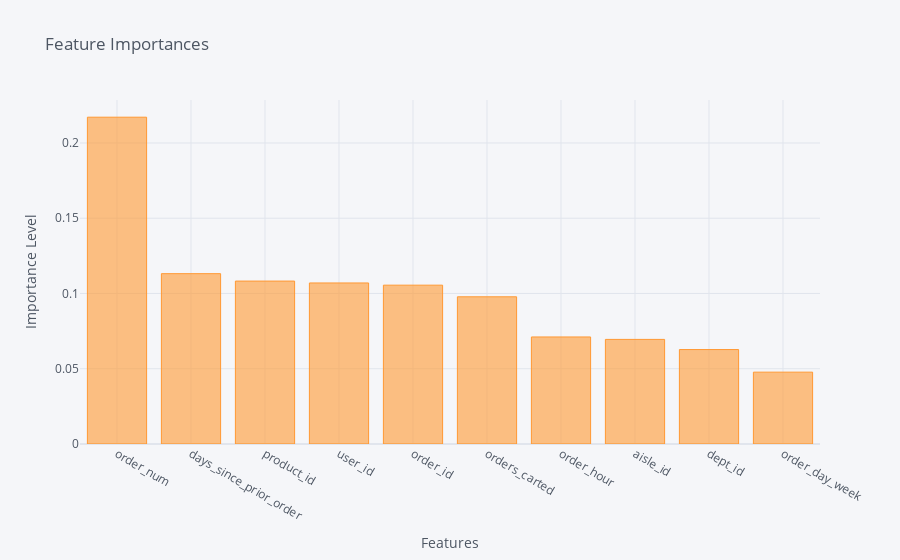

Write notebook code for a chart like this one.
### Code cell
pd.Series(model.feature_importances_, index=X.columns).sort_values(ascending=False).iplot(kind='bar',
                                                                                         title='Feature Importances',
                                                                                         yaxis_title='Importance Level',
                                                                                         xaxis_title='Features');

### Figure 1 — Plotly figure (JSON) as saved in the notebook; plotly's stock layout.template omitted (floating-point values rounded to 4 significant figures)
{"data": [{"marker": {"color": "rgba(255, 153, 51, 0.6)", "line": {"color": "rgba(255, 153, 51, 1.0)", "width": 1}}, "name": "None", "orientation": "v", "text": "", "type": "bar", "x": ["order_num", "days_since_prior_order", "product_id", "user_id", "order_id", "orders_carted", "order_hour", "aisle_id", "dept_id", "order_day_week"], "y": [0.2171, 0.1132, 0.1083, 0.107, 0.1055, 0.0978, 0.07112, 0.0695, 0.06275, 0.04774]}], "layout": {"legend": {"bgcolor": "#F5F6F9", "font": {"color": "#4D5663"}}, "paper_bgcolor": "#F5F6F9", "plot_bgcolor": "#F5F6F9", "title": {"font": {"color": "#4D5663"}, "text": "Feature Importances"}, "xaxis": {"gridcolor": "#E1E5ED", "showgrid": true, "tickfont": {"color": "#4D5663"}, "title": {"font": {"color": "#4D5663"}, "text": "Features"}, "zerolinecolor": "#E1E5ED"}, "yaxis": {"gridcolor": "#E1E5ED", "showgrid": true, "tickfont": {"color": "#4D5663"}, "title": {"font": {"color": "#4D5663"}, "text": "Importance Level"}, "zerolinecolor": "#E1E5ED"}}}
